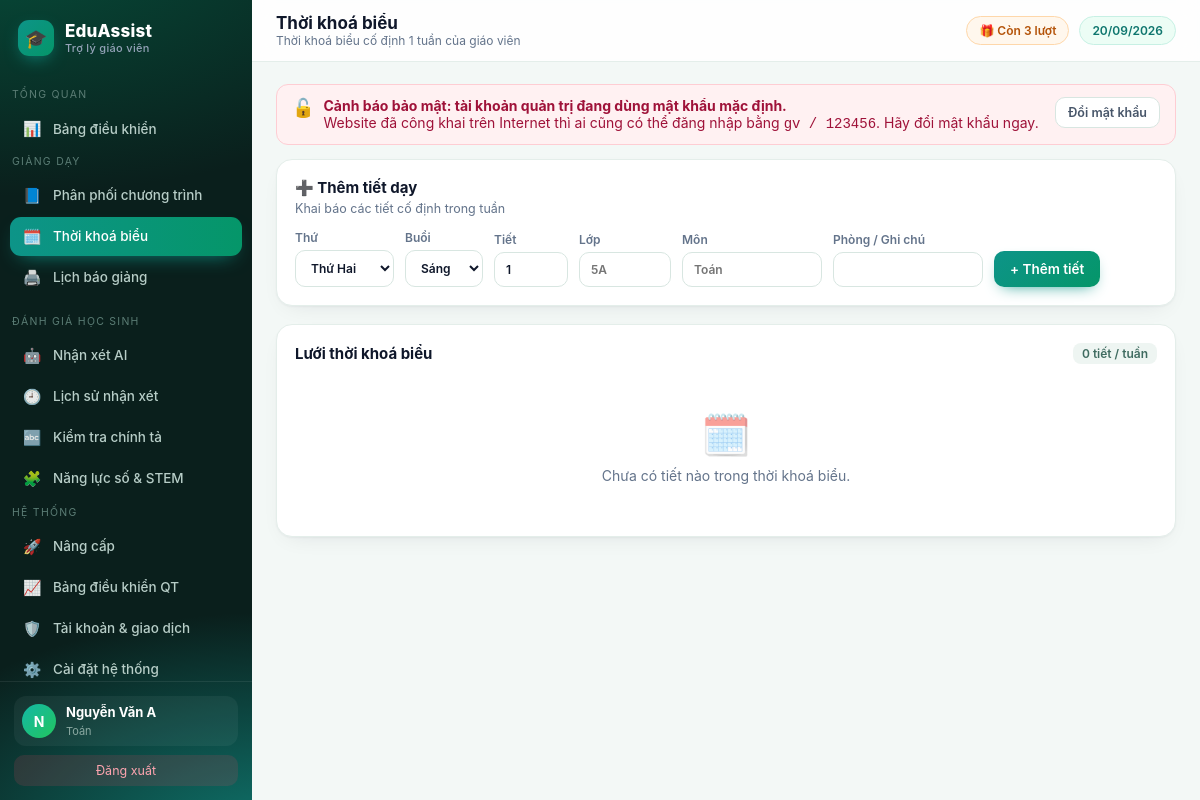
/tkb (signed in), run on the app's committed database.
### tables this page shows
CREATE TABLE teacher(
  id INTEGER PRIMARY KEY AUTOINCREMENT,
  username TEXT UNIQUE NOT NULL,
  password TEXT NOT NULL,
  fullname TEXT,
  school TEXT,
  subject TEXT,
  role TEXT DEFAULT 'teacher',
  email TEXT,
  phone TEXT,                      -- so dien thoai nhan tin nhan ma kich hoat
  google_sub TEXT,
  avatar TEXT,
  used INTEGER DEFAULT 0,          -- so luot da dung
  bought INTEGER DEFAULT 0,        -- so luot mua them (goi le 10k)
  expires TEXT,                    -- han su dung goi tra phi (ISO date)
  created TEXT
);

### app/core.py (the view, shortened to what this page needs)
@bp.route("/tkb", methods=["GET", "POST"])
@login_required
def tkb():
    db, uid = get_db(), session["uid"]
    rows = db.execute("SELECT * FROM tkb WHERE teacher_id=? ORDER BY thu, buoi DESC, tiet", (uid,)).fetchall()
    grid = {}
    for r in rows:
        grid.setdefault((r["buoi"], r["tiet"]), {})[r["thu"]] = r
    tiets = sorted({r["tiet"] for r in rows}) or [1, 2, 3, 4, 5]
    return render_template("tkb.html", rows=rows, grid=grid, tiets=tiets)

### app/auth.py (called while the page is built, shortened)
def _chuan_hoa_base(gia_tri):
    gia_tri = (gia_tri or '').strip().rstrip('/')
    if not gia_tri:
        return ''
    try:
        u = urlsplit(gia_tri)
        if u.scheme != 'https' or not u.hostname or u.username or u.password:
            return ''
        if u.query or u.fragment or u.path:
            return ''
        if '.' not in u.hostname:
            return ''
    except ValueError:
        return ''
    return 'https://' + ten

def base_tu_request():
    try:
        if request.scheme != 'https':
            return ''
        return _chuan_hoa_base('https://' + request.host)
    except Exception:
        return ''

def danh_sach_base():
    ra = []
    for phan in (CFG.get('PUBLIC_BASE_URL', '') or '').split(','):
        b = _chuan_hoa_base(phan)
        if b and b not in ra:
            ra.append(b)
    return ra

def google_base_url():
    ds = danh_sach_base()
    hien_tai = base_tu_request()
    if hien_tai and (hien_tai in ds or not ds):
        return hien_tai
    return ds[0] if ds else ''

def google_callback_url():
    base = google_base_url()
    return base + '/login/google/callback' if base else ''

def google_bat():
    return bool(CFG.get('GOOGLE_CLIENT_ID') and CFG.get('GOOGLE_CLIENT_SECRET') and google_callback_url())

def login_required(f):
    @wraps(f)
    def w(*a, **k):
        if not current_user():
            session.clear()
            return redirect(url_for('auth.login', next=request.path))
        return f(*a, **k)
    return w

def current_user():
    if session.get('uid'):
        return get_db().execute('SELECT * FROM teacher WHERE id=?', (session['uid'],)).fetchone()

### app/core.py (called while the page is built)
@bp.app_context_processor
def inject():
    u = current_user()
    return {"user": u, "THU_NAME": THU_NAME, "PROVIDERS": AI.PROVIDERS,
            "timedelta": datetime.timedelta,
            "now": datetime.date.today(), "BL": BL,
            "is_pro": BL.is_pro(u), "remaining": BL.remaining(u),
            "days_left": BL.days_left(u), "FREE_QUOTA": BL.FREE_QUOTA,
            "CFG": CFG, "google_enabled": google_bat(), "google_callback_url": google_callback_url(),
            "SITE_NAME": CFG.get("SITE_NAME", "EduAssist"),
            "SITE_TAGLINE": CFG.get("SITE_TAGLINE", "Trợ lý giáo viên"),
            "SITE_LOGO": CFG.get("SITE_LOGO", "🎓"),
            "so_viec_admin": _viec_admin(u),
            "canh_bao_mk": _mk_mac_dinh(u)}

### app/modules/config.py (called while the page is built, shortened)
def _lam_moi():
    if time.time() - _lan_nap < TTL:
        return

### app/templates/tkb.html (shortened to what this page needs)
{% extends 'base.html' %}
{% block head %}Thời khoá biểu{% endblock %}
{% block crumb %}Thời khoá biểu cố định 1 tuần của giáo viên{% endblock %}
{% block body %}
<div class="card">
 <h3>➕ Thêm tiết dạy</h3><p class="sub">Khai báo các tiết cố định trong tuần</p>
 <form method="post" class="row">
  <label class="f">Thứ<select name="thu">{% for i in range(2,9) %}<option value="{{i}}">{{THU_NAME[i]}}</option>{% endfor %}</select></label>
  <label class="f">Buổi<select name="buoi"><option>Sáng</option><option>Chiều</option></select></label>
  <label class="f">Tiết<input name="tiet" type="number" min="1" max="10" value="1" style="width:74px"></label>
  <label class="f">Lớp<input name="lop" required style="width:92px" placeholder="5A"></label>
  <label class="f">Môn<input name="mon" required style="width:140px" placeholder="Toán"></label>
  <label class="f">Phòng / Ghi chú<input name="phong" style="width:150px"></label>
  <button>+ Thêm tiết</button>
 </form>
</div>
<div class="card">
 <div class="chead"><h3>Lưới thời khoá biểu</h3><span class="chip">{{rows|length}} tiết / tuần</span></div>
 {% if rows %}
 <div class="tbl-wrap"><table>
  <thead><tr><th>Buổi</th><th>Tiết</th>{% for i in range(2,9) %}<th style="text-align:center">{{THU_NAME[i]}}</th>{% endfor %}</tr></thead>
  <tbody>
  {% for buoi in ['Sáng','Chiều'] %}{% for t in tiets %}{% set cells = grid.get((buoi,t)) %}{% if cells %}
   <tr><td><span class="chip" style="background:{{'#ecfdf5' if buoi=='Sáng' else '#fff7ed'}};
     color:{{'#0d9488' if buoi=='Sáng' else '#ea580c'}}">{{buoi}}</span></td>
   <td><b>{{t}}</b></td>
   {% for i in range(2,9) %}{% set c = cells.get(i) %}
   <td style="text-align:center;min-width:104px">{% if c %}
     <div style="background:linear-gradient(135deg,#ecfdf5,#f0fdfa);border:1px solid #c7f0e4;border-radius:10px;padding:7px 6px">
      <b style="color:#0f766e;font-size:13px">{{c['mon']}}</b>
      <div class="muted" style="font-size:11.5px">Lớp {{c['lop']}}{% if c['phong'] %}<br>{{c['phong']}}{% endif %}</div></div>
   {% else %}<span style="color:#e2e8f0">·</span>{% endif %}</td>{% endfor %}</tr>
  {% endif %}{% endfor %}{% endfor %}
  </tbody></table></div>
 {% else %}<div class="empty"><span class="e">🗓️</span>Chưa có tiết nào trong thời khoá biểu.</div>{% endif %}
</div>
{% endblock %}

### app/templates/base.html (shortened to what this page needs)
<!doctype html>
<html lang="vi"><head>
</head><body>
{% if user %}
<div class="shell">
<aside id="sb">
  <div class="brand"><span class="mk">{{SITE_LOGO}}</span><span>{{SITE_NAME}}<small>{{SITE_TAGLINE}}</small></span></div>
  {% set ep = request.endpoint %}
  <div class="navgrp">Tổng quan</div>
  <nav>
    <a href="{{url_for('core.dashboard')}}" class="{{'on' if ep=='core.dashboard'}}"><i>📊</i>Bảng điều khiển</a>
  </nav>
  <div class="navgrp">Giảng dạy</div>
  <nav>
    <a href="{{url_for('core.ppct')}}" class="{{'on' if ep=='core.ppct'}}"><i>📘</i>Phân phối chương trình</a>
    <a href="{{url_for('core.tkb')}}" class="{{'on' if ep=='core.tkb'}}"><i>🗓️</i>Thời khoá biểu</a>
    <a href="{{url_for('core.bao_giang')}}" class="{{'on' if ep=='core.bao_giang'}}"><i>🖨️</i>Lịch báo giảng</a>
  </nav>
  <div class="navgrp">Đánh giá học sinh</div>
  <nav>
    <a href="{{url_for('core.nhan_xet')}}" class="{{'on' if ep=='core.nhan_xet'}}"><i>🤖</i>Nhận xét AI</a>
    <a href="{{url_for('core.lich_su')}}" class="{{'on' if ep=='core.lich_su'}}"><i>🕘</i>Lịch sử nhận xét</a>
    <a href="{{url_for('core.chinh_ta')}}" class="{{'on' if ep=='core.chinh_ta'}}"><i>🔤</i>Kiểm tra chính tả</a>
    {% for m in (PLUGIN_MENUS or []) %}<a href="{{url_for(m.endpoint)}}" class="{{'on' if ep==m.endpoint}}"><i>{{m.icon}}</i>{{m.label}}</a>{% endfor %}
  </nav>
  <div class="navgrp">Hệ thống</div>
  <nav>
    <a href="{{url_for('core.nang_cap')}}" class="{{'on' if ep=='core.nang_cap'}}"><i>{{ '👑' if is_pro else '🚀' }}</i>{{ 'Gói của tôi' if is_pro else 'Nâng cấp' }}</a>
    {% if user['role']=='admin' %}
    <a href="{{url_for('core.qt_dashboard')}}" class="{{'on' if ep=='core.qt_dashboard'}}"><i>📈</i>Bảng điều khiển QT
      </a>
    <a href="{{url_for('core.quan_tri')}}" class="{{'on' if ep=='core.quan_tri'}}"><i>🛡️</i>Tài khoản &amp; giao dịch</a>
    <a href="{{url_for('core.qt_caidat')}}" class="{{'on' if ep=='core.qt_caidat'}}"><i>⚙️</i>Cài đặt hệ thống</a>
    {% endif %}
  </nav>
  <div class="side-foot">
    <div class="me">{% if user['avatar'] %}<img class="av" src="{{user['avatar']}}" alt="" style="object-fit:cover">
      {% else %}<div class="av">{{ (user['fullname'] or user['username'])[0]|upper }}</div>{% endif %}
      <div><b>{{user['fullname'] or user['username']}}</b><span>{{user['subject'] or 'Giáo viên'}}</span></div></div>
    <a class="logout" href="{{url_for('auth.logout')}}">Đăng xuất</a>
  </div>
</aside>
<main>
  <div class="topbar">
    <div><h1>{% block head %}Bảng điều khiển{% endblock %}</h1>
    <div class="crumb">{% block crumb %}{% endblock %}</div></div>
    <div class="sp">
      {% if is_pro %}
        <a href="{{url_for('core.nang_cap')}}" class="pill" style="background:linear-gradient(135deg,#0d9488,#059669);
          color:#fff;border:0">👑 Không giới hạn · còn {{days_left}} ngày</a>
      {% else %}
        <a href="{{url_for('core.nang_cap')}}" class="pill" style="background:{{'#fff1f2' if remaining==0 else '#fff7ed'}};
          color:{{'#be123c' if remaining==0 else '#b45309'}};border:1px solid {{'#fecdd3' if remaining==0 else '#fed7aa'}}">
          {{ '🔒 Hết lượt — Nâng cấp' if remaining==0 else '🎁 Còn ' ~ remaining ~ ' lượt' }}</a>
      {% endif %}
      <span class="pill">{{ now.strftime('%d/%m/%Y') }}</span></div>
  </div>
  <div class="wrap">
  {% if canh_bao_mk %}
  <div class="flash err" style="align-items:flex-start">
   <span style="font-size:18px">🔓</span>
   <div style="flex:1;font-weight:400"><b>Cảnh báo bảo mật: tài khoản quản trị đang dùng mật khẩu mặc định.</b><br>
    Website đã công khai trên Internet thì ai cũng có thể đăng nhập bằng <code>gv / 123456</code>.
    Hãy đổi mật khẩu ngay.</div>
   <a class="btn sec sm" href="{{url_for('core.cai_dat')}}#doimk">Đổi mật khẩu</a>
  </div>
  {% endif %}
  {% block body %}{% endblock %}
  </div>
</main>
</div>
{% else %}{% block body_anon %}{% endblock %}{% endif %}
</body></html>

### data on the page
teacher: fullname "N", fullname "Nguyễn Văn A", subject "Toán"

### other printed values
{{ SITE_LOGO }} "🎓"
{{ SITE_NAME }} "EduAssist"
{{ SITE_TAGLINE }} "Trợ lý giáo viên"
{{ m.icon }} "🧩"
{{ m.label }} "Năng lực số & STEM"
{{ '👑' if is_pro else '🚀' }} "🚀"
{{ 'Gói của tôi' if is_pro else 'Nâng cấp' }} "Nâng cấp"
{{ rows|length }} "0"
form field thu "Thứ Hai"
